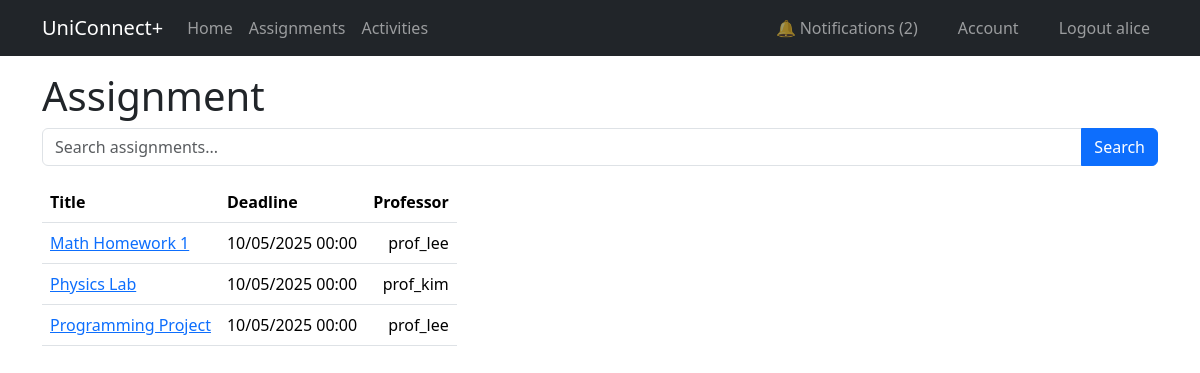
/assignments (signed in), run on the app's committed database.
### app/models.py (models this page shows, shortened)
@dataclass
class User(UserMixin, db.Model):
    __tablename__ = 'user'
    id: so.Mapped[int] = so.mapped_column(primary_key=True)
    username: so.Mapped[str] = so.mapped_column(sa.String(64), unique=True, index=True)
    email: so.Mapped[str] = so.mapped_column(sa.String(120), unique=True, index=True)
    password_hash: so.Mapped[Optional[str]] = so.mapped_column(sa.String(256))
    role: so.Mapped[str] = so.mapped_column(sa.String(10), default="student")  # student, professor, admin
    submissions: so.Mapped[List['Submission']] = relationship(back_populates='student', cascade='all, delete-orphan')
    assignments: so.Mapped[List['Assignment']] = relationship(back_populates='professor', cascade='all, delete-orphan')
    activities_created: so.Mapped[List['Activity']] = relationship(back_populates='creator', cascade='all, delete-orphan')
    notifications: so.Mapped[List['Notification']] = relationship(back_populates='user', cascade='all, delete-orphan')
    participations: so.Mapped[List['Participant']] = relationship(back_populates='student', cascade='all, delete-orphan')

@dataclass
class Assignment(db.Model):
    __tablename__ = 'assignments'
    id: so.Mapped[int] = so.mapped_column(primary_key=True)
    title: so.Mapped[str] = so.mapped_column(sa.String(128))
    description: so.Mapped[str] = so.mapped_column(sa.Text)
    deadline:so.Mapped[str]=so.mapped_column(sa.DateTime)
    professor_id: so.Mapped[int] = so.mapped_column(ForeignKey('user.id'))
    professor: so.Mapped['User'] = relationship(back_populates='assignments')
    submissions: so.Mapped[List['Submission']] = relationship(back_populates='assignment', cascade='all, delete-orphan')

### app/views.py (the view)
@app.route('/assignments')
def assignments():
    if current_user.role == 'professor':
        q = db.select(Assignment).where(Assignment.professor_id == current_user.id)
    else:
        q = db.select(Assignment)
    search = request.args.get('search')
    if search:
        q = q.where(Assignment.title.ilike(f"%{search}%"))
    assignments = db.session.scalars(q)
    return render_template('assignments.html', title="Assignments", assignments=assignments)

### app/__init__.py (called while the page is built)
@app.context_processor
def inject_unread_count():
    if current_user.is_authenticated:
        count = Notification.query.filter_by(user_id=current_user.id, is_read=False).count()
    else:
        count = 0
    return dict(unread_count=count)

### app/models.py (called while the page is built)
@login.user_loader
def load_user(id):
    return db.session.get(User, int(id))

### app/templates/assignments.html (shortened to what this page needs)
{% extends "base.html" %}
{% block content %}
<h1>Assignment</h1>
<form method="get" action="{{ url_for('assignments') }}" class="mb-3">
    <div class="input-group">
        <input type="text" name="search" class="form-control" placeholder="Search assignments..." value="{{ request.args.get('search', '') }}">
        <button class="btn btn-primary" type="submit">Search</button>
    </div>
</form>
<div class="col-lg-3">
<table class="table">
    <thead>
        <tr>
            <th>Title</th>
            <th>Deadline</th>
            <th>Professor</th>
        </tr>
    </thead>
    {% for assignment in assignments %}
        <tr>
            <td class="text-start text-nowrap">
                <a href="{{ url_for('assignment_detail', assignment_id=assignment.id) }}">{{ assignment.title }}</a>
            </td>
            <td class="text-center text-nowrap">
                {{ assignment.deadline.strftime('%d/%m/%Y %H:%M') }}
            </td>
            <td class="text-end text-nowrap">
                {{ assignment.professor.username }}
            </td>
        </tr>
    {% endfor %}
</table>
</div>
{% endblock %}

### app/templates/base.html (shortened to what this page needs)
<!doctype html>
<html lang="en">
<head>
    <link
        href="https://cdn.jsdelivr.net/npm/bootstrap@5.3.3/dist/css/bootstrap.min.css"
        rel="stylesheet"
>
    <link rel="stylesheet" href="https://cdn.jsdelivr.net/npm/bootstrap-icons@1.11.3/font/bootstrap-icons.min.css">
</head>
<body>
<nav class="navbar navbar-expand-sm bg-dark" data-bs-theme="dark">
    <div class="container">
        <a class="navbar-brand" href="{{ url_for('home') }}">UniConnect+</a>
        <div class="collapse navbar-collapse" id="navbarSupportedContent">
            <ul class="navbar-nav me-auto mb-2 mb-lg-0">
                <li class="nav-item">
                    <a class="nav-link" aria-current="page" href="{{ url_for('home') }}">Home</a>
                </li>
                {% if current_user.is_authenticated %}
                         <li class="nav-item">
                            <a class="nav-link" href="{{ url_for('assignments') }}">Assignments</a>
                        </li>
                        <li class="nav-item">
                            <a class="nav-link" href="{{ url_for('activities') }}">Activities</a>
                        </li>
                {% endif %}
            </ul>
            <ul class="navbar-nav gap-4 ms-auto">
                {% if not current_user.is_authenticated %}
                    <li class="nav-item">
                        <a class="nav-link" href="{{ url_for('login') }}">Login</a>
                    </li>
                    <li class="nav-item">
                        <a class="nav-link" href="{{ url_for('student_register') }}">Student Register</a>
                    </li>
                {% else %}
                    <li class="nav-item">
                        <a class="nav-link" href="{{ url_for('notifications') }}">
                            🔔 Notifications
                            {% if unread_count and unread_count > 0 %}
                                ({{ unread_count }})
                            {% endif %}
                        </a>
                    </li>
                    <li class="nav-item">
                        <a class="nav-link" href="{{ url_for('account') }}">Account</a>
                    </li>
                    <li class="nav-item">
                        <a class="nav-link" href="{{ url_for('logout') }}">Logout {{ current_user.username }}</a>
                    </li>
                {% endif %}
            </ul>
        </div>
    </div>
</nav>
<div class="container">
    {% block content %}{% endblock content %}
</div>
</body>
</html>

### data on the page
User: username "alice"
Assignment: title "Math Homework 1", deadline "10/05/2025 00:00", professor.username "prof_lee"
Assignment: title "Physics Lab", deadline "10/05/2025 00:00", professor.username "prof_kim"
Assignment: title "Programming Project", deadline "10/05/2025 00:00", professor.username "prof_lee"

### other printed values
{{ unread_count }} "2"
